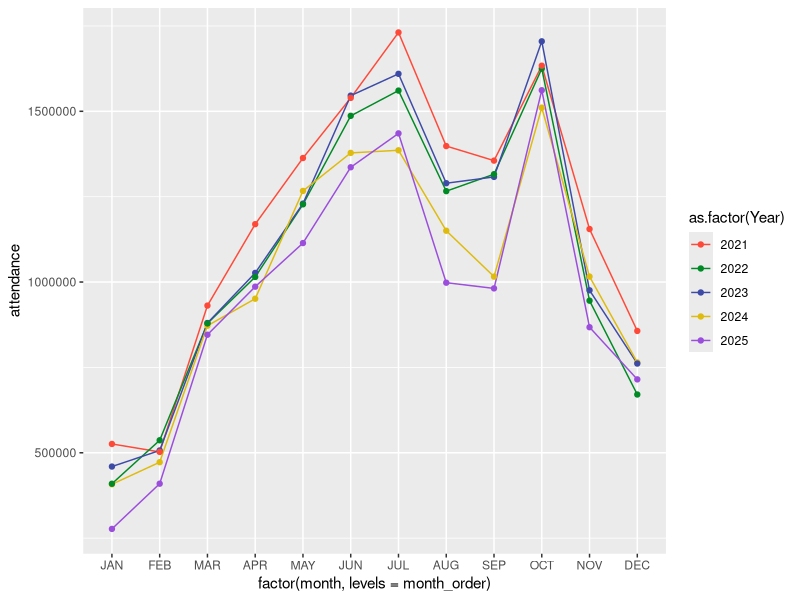
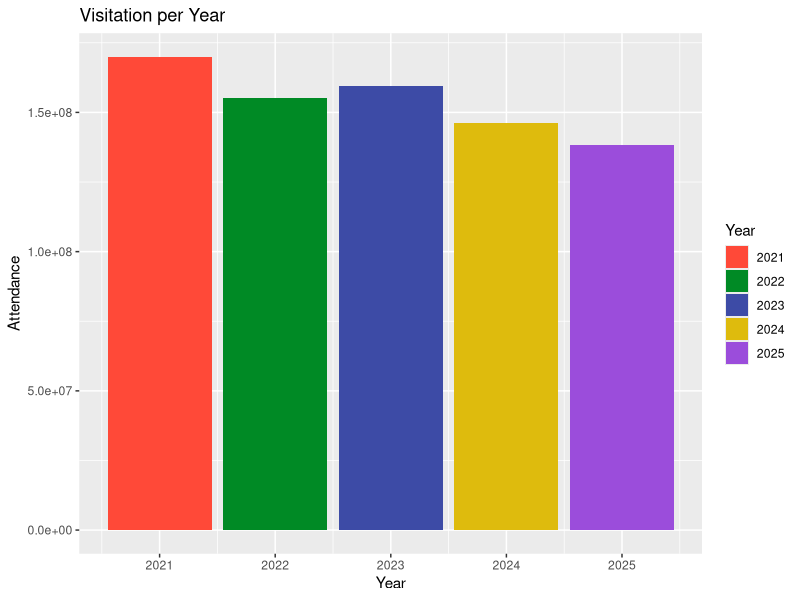
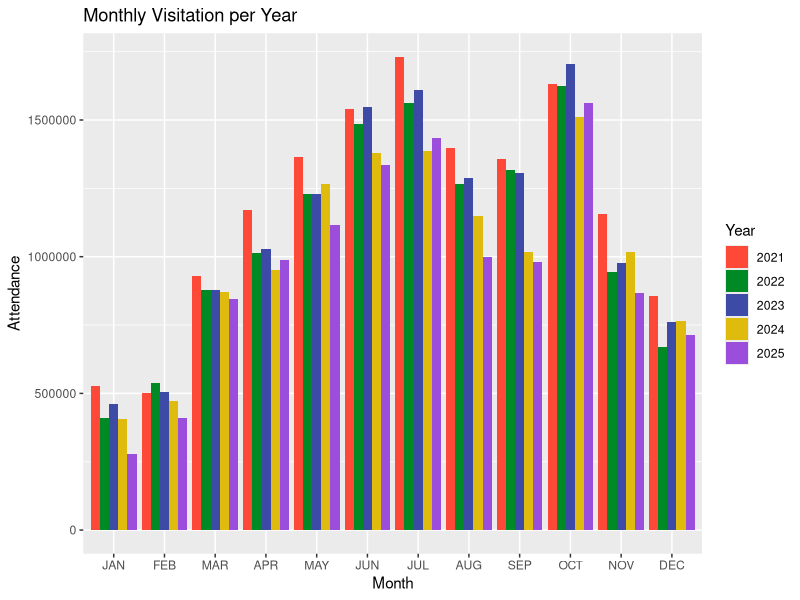

Recreate these plots in R, in order.
library(dplyr)
library(tidyverse)
library(ggthemes)

#pulling tidied version of visiation data
visitation <- read.csv("visitation.csv")

#removing columns to keep the most relevant for this visualization + keeping only 2021-2025
#change Year to factor for graph color purpose

reduced_vis <- visitation |>
  mutate(as.factor(Year)) |>
  filter(Year > 2020) |>
  select(c(2,3,4,5,8))

#assigning year colors so graphs are easier to read
year_colors <- c("#ff4938","#008a25","#3d4ba6","#debb0d","#9b4ddb")

##########
#Q1) How does park visitation change throughout the year?
##########

month_order <- c("JAN","FEB","MAR","APR","MAY", "JUN", "JUL", "AUG", "SEP", "OCT", "NOV", "DEC")

Q1 <- ggplot(data=reduced_vis, aes(x=factor(month, levels=month_order), y=attendance, group=Year, color=as.factor(Year))) +
  geom_line() +
  geom_point() +
  scale_color_manual(values=year_colors)
  labs(, x = "Month", y = "Attendance", fill = "Year") 



########
#Q2) How has park visitation changed in the past 5 years?
########

#Yearly visitation counts from 2021-2025 by year
Q2 <- ggplot(data=reduced_vis, aes(x=Year, y=AnnualTotal, fill=as.factor(Year))) +
  geom_bar(stat="identity") +
  scale_fill_manual(values=year_colors) +
  labs(title = "Visitation per Year", x = "Year", y = "Attendance", fill = "Year")


#How has visitation changed in the past 5 years in monthly visitation? 
Q2A <- ggplot(data=reduced_vis, aes(x=factor(month, levels=month_order), y=attendance, fill=as.factor(Year))) +
  geom_bar(position="dodge", stat="identity") +
  scale_fill_manual(values=year_colors) +
  labs(title = "Monthly Visitation per Year", x = "Month", y = "Attendance", fill = "Year")
